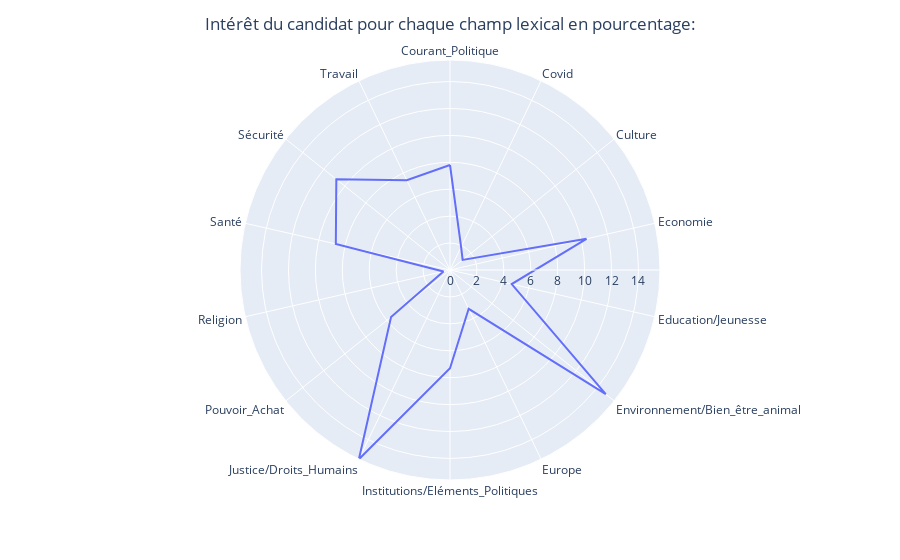

The code cell stored with this chart in its notebook:
### Code cell
candidate_radar_chart(name="Yannick Jadot")

### Figure 1 — Plotly figure (JSON) as saved in the notebook; plotly's stock layout.template omitted (floating-point values rounded to 4 significant figures)
{"data": [{"hovertemplate": "r=%{r}<br>theta=%{theta}<extra></extra>", "legendgroup": "", "line": {"color": "#636efa", "dash": "solid"}, "marker": {"symbol": "circle"}, "mode": "lines", "name": "", "r": [7.8, 1.9, 1.2, 10.4, 4.7, 14.8, 3.2, 7.3, 15.6, 5.6, 0.5, 8.7, 10.8, 7.4, 7.8], "showlegend": false, "subplot": "polar", "theta": ["Courant_Politique", "Covid", "Culture", "Economie", "Education/Jeunesse", "Environnement/Bien_être_animal", "Europe", "Institutions/Eléments_Politiques", "Justice/Droits_Humains", "Pouvoir_Achat", "Religion", "Santé", "Sécurité", "Travail", "Courant_Politique"], "type": "scatterpolar"}], "layout": {"legend": {"tracegroupgap": 0}, "margin": {"t": 60}, "polar": {"angularaxis": {"direction": "clockwise", "rotation": 90}, "domain": {"x": [0, 1], "y": [0, 1]}}, "title": {"text": "Intérêt du candidat pour chaque champ lexical en pourcentage:", "x": 0.5}}}
